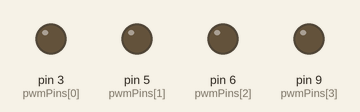
Simulated run of this sketch. Board: Arduino Uno, built with avr-gcc and run on an emulated ATmega328P. Parts: output pins drawn as LEDs (lit = HIGH).

Above: at 0.05 s.
At 2.55 s:
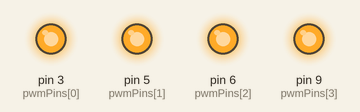
Timing chart, 0 to 5.9 s (numbered marks = the images above):
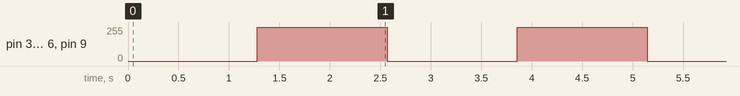

Measured:
- by itself, pin 3 (pwmPins[0]), pin 5 (pwmPins[1]), pin 6 (pwmPins[2]), pin 9 (pwmPins[3]): alternates 255/255 for 1.3 s and 0/255 for 1.3 s

The sketch:

pwm_dimming.ino
```cpp
const int pwmPins[] = {3, 5, 6, 9};  // PWM-capable pins
const int numPins = sizeof(pwmPins) / sizeof(pwmPins[0]);

void setup() {
    // Set the selected pins as outputs
    for (int i = 0; i < numPins; i++) {
        pinMode(pwmPins[i], OUTPUT);
    }
}

void loop() {
    // Fade in
    for (int brightness = 0; brightness <= 255; brightness++) {
        for (int i = 0; i < numPins; i++) {
            analogWrite(pwmPins[i], brightness);
        }
        delay(5);  // Adjust speed of fading
    }

    // Fade out
    for (int brightness = 255; brightness >= 0; brightness--) {
        for (int i = 0; i < numPins; i++) {
            analogWrite(pwmPins[i], brightness);
        }
        delay(5);
    }
}
```
